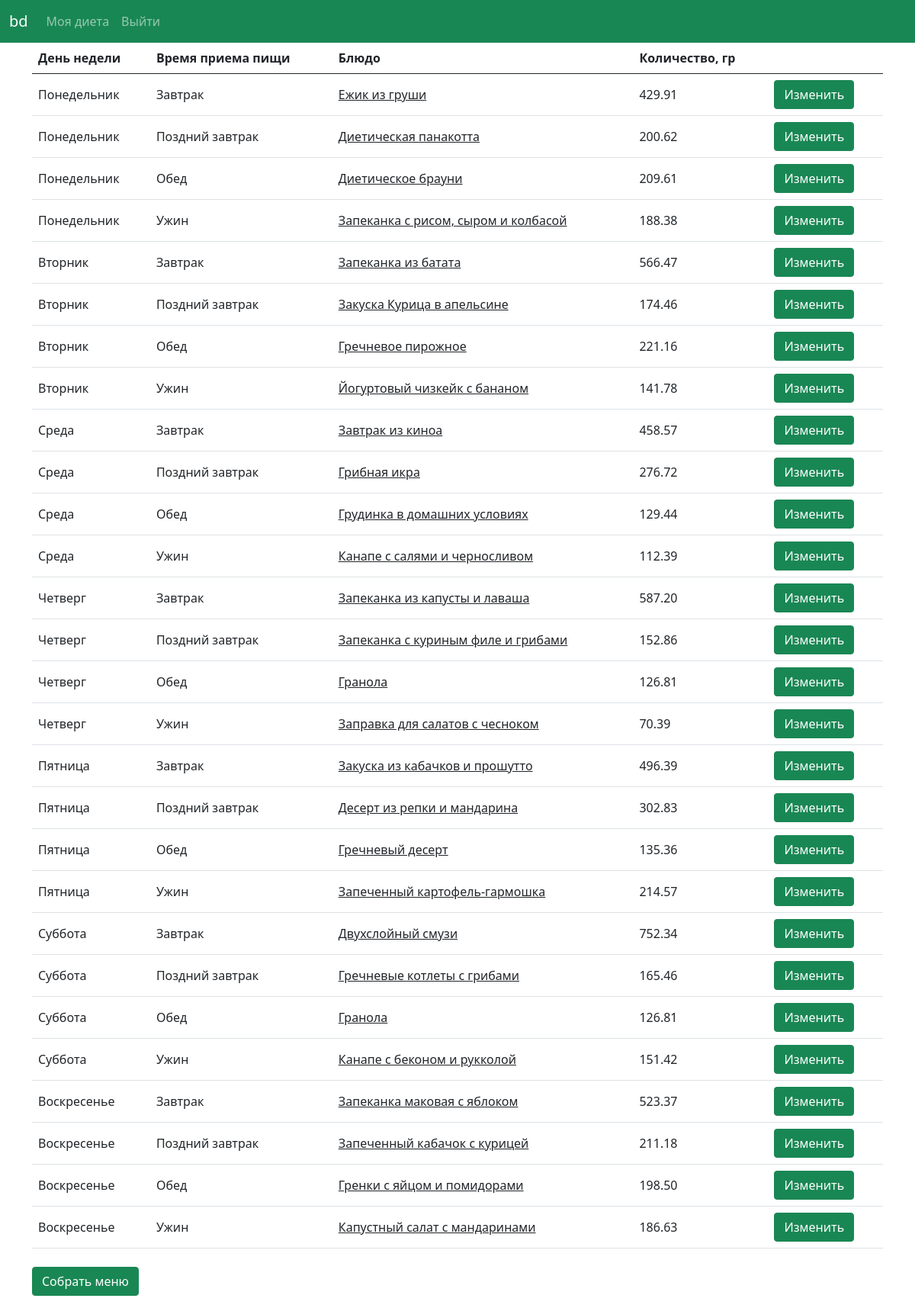
The page /my_nutrition/ (signed in) on the database its author committed.
### balanced_diet/models.py (models this page shows)
class User_nutrition(models.Model):
    WEEKDAY_CHOICES = [
        ('MON', 'Monday'),
        ('TUE', 'Tuesday'),
        ('WED', 'Wednesday'),
        ('THU', 'Thursday'),
        ('FRI', 'Friday'),
        ('SAT', 'Saturday'),
        ('SUN', 'Sunday')
    ]
    MEAL_CHOICES = [
        ('BF', 'Breakfast'),
        ('BR', 'Brunch'),
        ('LN', 'Lunch'),
        ('DN', 'Dinner')
    ]
    owner = models.ForeignKey(User, on_delete=models.CASCADE)
    weekday = models.CharField(max_length=10, choices=WEEKDAY_CHOICES, default='')
    meal = models.CharField(max_length=10, choices=MEAL_CHOICES, default='')
    dish = models.ForeignKey(Dish, on_delete=models.CASCADE)
    amountofdish = models.DecimalField(max_digits=7, decimal_places=2)

class Dish(models.Model):
    name = models.CharField(max_length=50, unique=True)
    kcal = models.DecimalField(max_digits=6, decimal_places=2)
    proteins = models.DecimalField(max_digits=6, decimal_places=2)
    fats = models.DecimalField(max_digits=6, decimal_places=2)
    carbs = models.DecimalField(max_digits=6, decimal_places=2)
    breakfast = models.BooleanField(default=False)
    lunch = models.BooleanField(default=False)
    dinner = models.BooleanField(default=False)
    recipetext = models.TextField(default='')

### balanced_diet/views.py (the view)
# urls.py: path('my_nutrition/', views.my_nutrition, name='my_nutrition'),
@login_required
def my_nutrition(request):
    try:
        monbf = User_nutrition.objects.filter(owner=request.user)
        user_prefs = User_prefs.get_user_prefs(User_prefs.objects.get(owner=request.user))
        user_nutr = User_nutrition.objects.filter(owner=request.user)
        for nutr in user_nutr:
            if nutr.meal == 'BF':
                amountofdish = user_prefs[0] * 30 / nutr.dish.kcal
            if nutr.meal == 'BR':
                amountofdish = user_prefs[0] * 10 / nutr.dish.kcal
            elif nutr.meal == 'LN':
                amountofdish = user_prefs[0] * 35 / nutr.dish.kcal
            elif nutr.meal == 'DN':
                amountofdish = user_prefs[0] * 25 / nutr.dish.kcal
            User_nutrition.objects.filter(id=nutr.id).update(amountofdish=amountofdish)
        context = {
            'monbf': monbf
        }
        return render(request,'balanced_diet/my_nutrition.html', context)
    except User_nutrition.DoesNotExist:
        return render(request, 'balanced_diet/my_diet.html')

### balanced_diet/models.py (called while the page is built)
    def get_user_prefs(self):
        lactose = self.lactose
        vegan = self.vegan
        halal = self.halal
        kcalformeal = self.kcal
        return kcalformeal, lactose, vegan, halal

### balanced_diet/templates/balanced_diet/my_nutrition.html (shortened to what this page needs)
{% extends "balanced_diet/base.html" %}
{% block nutrition %}
    <table class="table">
  <thead>
    <tr>
      <th scope="col">День недели</th>
      <th scope="col">Время приема пищи</th>
      <th scope="col">Блюдо</th>
      <th scope="col">Количество, гр</th>
      <th scope="col"></th>
    </tr>
  </thead>
  <tbody>
    {% for i in monbf %}
        <tr>
        {% if i.weekday == 'MON' %}
            <td class="align-middle">Понедельник</td>
        {% elif i.weekday == 'TUE' %}
            <td class="align-middle">Вторник</td>
        {% elif i.weekday == 'WED' %}
            <td class="align-middle">Среда</td>
        {% elif i.weekday == 'THU' %}
            <td class="align-middle">Четверг</td>
        {% elif i.weekday == 'FRI' %}
            <td class="align-middle">Пятница</td>
        {% elif i.weekday == 'SAT' %}
            <td class="align-middle">Суббота</td>
        {% elif i.weekday == 'SUN' %}
            <td class="align-middle">Воскресенье</td>
        {% endif %}
        {% if i.meal == 'BF' %}
             <td class="align-middle">Завтрак</td>
        {% elif i.meal == 'BR' %}
             <td class="align-middle">Поздний завтрак</td>
        {% elif i.meal == 'LN' %}
             <td class="align-middle">Обед</td>
        {% elif i.meal == 'DN' %}
             <td class="align-middle">Ужин</td>
        {% endif %}
        <td class="align-middle"><a style="color: inherit" href="{% url 'balanced_diet:dish' i.dish.id %}"> {{ i.dish.name }} </a></td>
        <td class="align-middle">{{ i.amountofdish }}</td>
        <td>
        <form method="post" action="{% url 'balanced_diet:change_one_dish'%}">
        <button name="{{ i.id }}" class="btn btn-success">Изменить</button>
        </form>
        </td>
        </tr>
    {% endfor %}
  </tbody>
</table>
    <form method="post" action="{% url 'balanced_diet:create_user_nutrition' %}">
    <button name="submit" class="btn btn-success mt-2 mb-3">Собрать меню</button>
    </form>
{% endblock nutrition %}

### rows shown on the page
User_nutrition: weekday "Понедельник", meal "Завтрак", dish.name "Ежик из груши", amountofdish "429.91"
User_nutrition: weekday "Понедельник", meal "Поздний завтрак", dish.name "Диетическая панакотта", amountofdish "200.62"
User_nutrition: weekday "Понедельник", meal "Обед", dish.name "Диетическое брауни", amountofdish "209.61"
User_nutrition: weekday "Понедельник", meal "Ужин", dish.name "Запеканка с рисом, сыром и колбасой", amountofdish "188.38"
User_nutrition: weekday "Вторник", meal "Завтрак", dish.name "Запеканка из батата", amountofdish "566.47"
User_nutrition: weekday "Вторник", meal "Поздний завтрак", dish.name "Закуска Курица в апельсине", amountofdish "174.46"
User_nutrition: weekday "Вторник", meal "Обед", dish.name "Гречневое пирожное", amountofdish "221.16"
User_nutrition: weekday "Вторник", meal "Ужин", dish.name "Йогуртовый чизкейк с бананом", amountofdish "141.78"
User_nutrition: weekday "Среда", meal "Завтрак", dish.name "Завтрак из киноа", amountofdish "458.57"
User_nutrition: weekday "Среда", meal "Поздний завтрак", dish.name "Грибная икра", amountofdish "276.72"
User_nutrition: weekday "Среда", meal "Обед", dish.name "Грудинка в домашних условиях", amountofdish "129.44"
User_nutrition: weekday "Среда", meal "Ужин", dish.name "Канапе с салями и черносливом", amountofdish "112.39"
User_nutrition: weekday "Четверг", meal "Завтрак", dish.name "Запеканка из капусты и лаваша", amountofdish "587.20"
User_nutrition: weekday "Четверг", meal "Поздний завтрак", dish.name "Запеканка с куриным филе и грибами", amountofdish "152.86"
User_nutrition: weekday "Четверг", meal "Обед", dish.name "Гранола", amountofdish "126.81"
User_nutrition: weekday "Четверг", meal "Ужин", dish.name "Заправка для салатов с чесноком", amountofdish "70.39"
User_nutrition: weekday "Пятница", meal "Завтрак", dish.name "Закуска из кабачков и прошутто", amountofdish "496.39"
User_nutrition: weekday "Пятница", meal "Поздний завтрак", dish.name "Десерт из репки и мандарина", amountofdish "302.83"
User_nutrition: weekday "Пятница", meal "Обед", dish.name "Гречневый десерт", amountofdish "135.36"
User_nutrition: weekday "Пятница", meal "Ужин", dish.name "Запеченный картофель-гармошка", amountofdish "214.57"
User_nutrition: weekday "Суббота", meal "Завтрак", dish.name "Двухслойный смузи", amountofdish "752.34"
User_nutrition: weekday "Суббота", meal "Поздний завтрак", dish.name "Гречневые котлеты с грибами", amountofdish "165.46"
User_nutrition: weekday "Суббота", meal "Обед", dish.name "Гранола", amountofdish "126.81"
User_nutrition: weekday "Суббота", meal "Ужин", dish.name "Канапе с беконом и рукколой", amountofdish "151.42"
User_nutrition: weekday "Воскресенье", meal "Завтрак", dish.name "Запеканка маковая с яблоком", amountofdish "523.37"
User_nutrition: weekday "Воскресенье", meal "Поздний завтрак", dish.name "Запеченный кабачок с курицей", amountofdish "211.18"
User_nutrition: weekday "Воскресенье", meal "Обед", dish.name "Гренки с яйцом и помидорами", amountofdish "198.50"
User_nutrition: weekday "Воскресенье", meal "Ужин", dish.name "Капустный салат с мандаринами", amountofdish "186.63"
